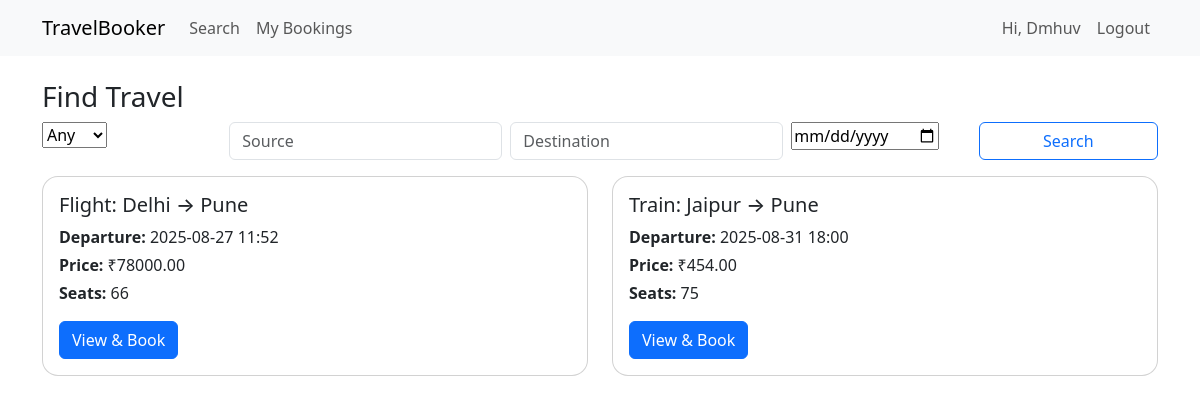
Screenshot of / (signed in) with the database file from the repository.
### booking/models.py (models this page shows, shortened)
class TravelOption(models.Model):
    class TravelType(models.TextChoices):
        FLIGHT = "FLIGHT", "Flight"
        TRAIN  = "TRAIN", "Train"
        BUS    = "BUS",   "Bus"
    travel_id = models.UUIDField(default=uuid.uuid4, editable=False, unique=True)
    type = models.CharField(max_length=10, choices=TravelType.choices)
    source = models.CharField(max_length=100)
    destination = models.CharField(max_length=100)
    departure = models.DateTimeField()
    price = models.DecimalField(max_digits=10, decimal_places=2)
    available_seats = models.PositiveIntegerField()
    class Meta:
        ordering = ["departure"]

### booking/views.py (the view, shortened to what this page needs)
# urls.py: path("", v.travel_list, name="travel_list"),
def travel_list(request):
    form = TravelFilterForm(request.GET or None)
    qs = TravelOption.objects.all()
    return render(request, "travel/list.html", {"form": form, "travels": qs})

### booking/forms.py
class TravelFilterForm(forms.Form):
    type = forms.ChoiceField(choices=[("", "Any")] + list(TravelOption.TravelType.choices), required=False)
    source = forms.CharField(required=False)
    destination = forms.CharField(required=False)
    date = forms.DateField(required=False, widget=forms.DateInput(attrs={"type":"date"}))

### booking/templates/travel/list.html
{% extends 'base.html' %}
{% block content %}
<h3>Find Travel</h3>
<form method="get" class="row g-2 mb-3">
  <div class="col-md-2">{{ form.type }}</div>
  <div class="col-md-3"><input class="form-control" name="source" value="{{ request.GET.source }}" placeholder="Source"></div>
  <div class="col-md-3"><input class="form-control" name="destination" value="{{ request.GET.destination }}" placeholder="Destination"></div>
  <div class="col-md-2">{{ form.date }}</div>
  <div class="col-md-2"><button class="btn btn-outline-primary w-100">Search</button></div>
</form>
<div class="row gy-3">
  {% for t in travels %}
  <div class="col-md-6">
    <div class="card h-100">
      <div class="card-body">
        <h5 class="card-title">{{ t.get_type_display }}: {{ t.source }} → {{ t.destination }}</h5>
        <p class="card-text mb-1"><strong>Departure:</strong> {{ t.departure|date:"Y-m-d H:i" }}</p>
        <p class="card-text mb-1"><strong>Price:</strong> ₹{{ t.price }}</p>
        <p class="card-text"><strong>Seats:</strong> {{ t.available_seats }}</p>
        <a class="btn btn-primary" href="{% url 'travel_detail' t.id %}">View & Book</a>
      </div>
    </div>
  </div>
  {% empty %}
  <p>No travel options found.</p>
  {% endfor %}
</div>
{% endblock %}

### booking/templates/base.html (shortened to what this page needs)
<!doctype html>
<html lang="en">
 {% load static %}
<head>
  <link href="https://cdn.jsdelivr.net/npm/bootstrap@5.3.3/dist/css/bootstrap.min.css" rel="stylesheet">
  <link href="{% static 'css/style.css' %}" rel="stylesheet">
</head>
<body>
<nav class="navbar navbar-expand-lg bg-body-tertiary">
  <div class="container">
    <a class="navbar-brand" href="{% url 'travel_list' %}">TravelBooker</a>
    <div id="nav" class="collapse navbar-collapse">
      <ul class="navbar-nav me-auto">
        <li class="nav-item"><a class="nav-link" href="{% url 'travel_list' %}">Search</a></li>
        {% if user.is_authenticated %}
        <li class="nav-item"><a class="nav-link" href="{% url 'my_bookings' %}">My Bookings</a></li>
        {% endif %}
      </ul>
      <ul class="navbar-nav">
        {% if user.is_authenticated %}
          <li class="nav-item"><a class="nav-link" href="{% url 'profile' %}">Hi, {{ user.username }}</a></li>
          <li class="nav-item"><a class="nav-link" href="{% url 'logout' %}">Logout</a></li>
        {% else %}
          <li class="nav-item"><a class="nav-link" href="{% url 'login' %}">Login</a></li>
          <li class="nav-item"><a class="nav-link" href="{% url 'register' %}">Register</a></li>
        {% endif %}
      </ul>
    </div>
  </div>
</nav>
<div class="container mt-4">
  {% block content %}{% endblock %}
</div>
</body>
</html>

### static/css/style.css (style rules this page uses)
body { padding-bottom: 40px; }
.card { border-radius: 16px; }

### rows the page displays
TravelOption: type "Flight", source "Delhi", destination "Pune", departure "2025-08-27 11:52", price "78000.00", available_seats "66"
TravelOption: type "Train", source "Jaipur", destination "Pune", departure "2025-08-31 18:00", price "454.00", available_seats "75"

### other values shown
{{ user.username }} "Dmhuv"
